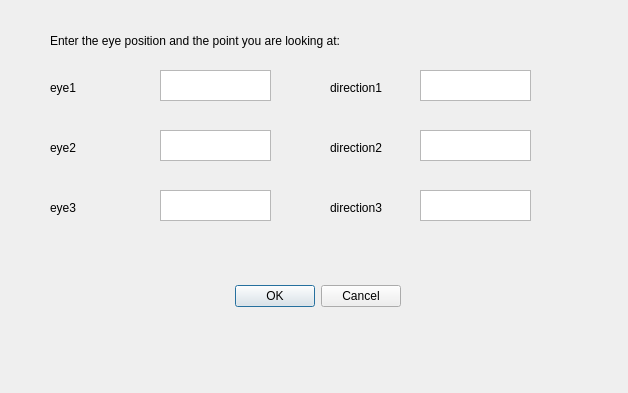
<?xml version="1.0" encoding="UTF-8"?>
<ui version="4.0">
 <class>DialogViewPosition</class>
 <widget class="QDialog" name="DialogViewPosition">
  <property name="geometry">
   <rect>
    <x>0</x>
    <y>0</y>
    <width>628</width>
    <height>393</height>
   </rect>
  </property>
  <property name="windowTitle">
   <string>Dialog</string>
  </property>
  <widget class="QDialogButtonBox" name="buttonBox">
   <property name="geometry">
    <rect>
     <x>60</x>
     <y>280</y>
     <width>341</width>
     <height>32</height>
    </rect>
   </property>
   <property name="orientation">
    <enum>Qt::Horizontal</enum>
   </property>
   <property name="standardButtons">
    <set>QDialogButtonBox::Cancel|QDialogButtonBox::Ok</set>
   </property>
  </widget>
  <widget class="QLabel" name="label_4">
   <property name="geometry">
    <rect>
     <x>50</x>
     <y>200</y>
     <width>55</width>
     <height>16</height>
    </rect>
   </property>
   <property name="text">
    <string>eye3</string>
   </property>
  </widget>
  <widget class="QTextEdit" name="textEdit_2">
   <property name="geometry">
    <rect>
     <x>160</x>
     <y>130</y>
     <width>111</width>
     <height>31</height>
    </rect>
   </property>
  </widget>
  <widget class="QTextEdit" name="textEdit_4">
   <property name="geometry">
    <rect>
     <x>160</x>
     <y>190</y>
     <width>111</width>
     <height>31</height>
    </rect>
   </property>
  </widget>
  <widget class="QTextEdit" name="textEdit">
   <property name="geometry">
    <rect>
     <x>160</x>
     <y>70</y>
     <width>111</width>
     <height>31</height>
    </rect>
   </property>
  </widget>
  <widget class="QTextEdit" name="textEdit_3">
   <property name="geometry">
    <rect>
     <x>420</x>
     <y>70</y>
     <width>111</width>
     <height>31</height>
    </rect>
   </property>
  </widget>
  <widget class="QLabel" name="label_6">
   <property name="geometry">
    <rect>
     <x>330</x>
     <y>80</y>
     <width>61</width>
     <height>16</height>
    </rect>
   </property>
   <property name="text">
    <string>direction1</string>
   </property>
  </widget>
  <widget class="QLabel" name="label_2">
   <property name="geometry">
    <rect>
     <x>50</x>
     <y>80</y>
     <width>55</width>
     <height>16</height>
    </rect>
   </property>
   <property name="text">
    <string>eye1</string>
   </property>
  </widget>
  <widget class="QTextEdit" name="textEdit_5">
   <property name="geometry">
    <rect>
     <x>420</x>
     <y>130</y>
     <width>111</width>
     <height>31</height>
    </rect>
   </property>
  </widget>
  <widget class="QLabel" name="label">
   <property name="geometry">
    <rect>
     <x>50</x>
     <y>20</y>
     <width>461</width>
     <height>41</height>
    </rect>
   </property>
   <property name="text">
    <string>Enter the eye position and the point you are looking at:</string>
   </property>
  </widget>
  <widget class="QLabel" name="label_3">
   <property name="geometry">
    <rect>
     <x>50</x>
     <y>140</y>
     <width>55</width>
     <height>16</height>
    </rect>
   </property>
   <property name="text">
    <string>eye2</string>
   </property>
  </widget>
  <widget class="QLabel" name="label_5">
   <property name="geometry">
    <rect>
     <x>330</x>
     <y>140</y>
     <width>61</width>
     <height>16</height>
    </rect>
   </property>
   <property name="text">
    <string>direction2</string>
   </property>
  </widget>
  <widget class="QLabel" name="label_7">
   <property name="geometry">
    <rect>
     <x>330</x>
     <y>200</y>
     <width>71</width>
     <height>16</height>
    </rect>
   </property>
   <property name="text">
    <string>direction3</string>
   </property>
  </widget>
  <widget class="QTextEdit" name="textEdit_6">
   <property name="geometry">
    <rect>
     <x>420</x>
     <y>190</y>
     <width>111</width>
     <height>31</height>
    </rect>
   </property>
  </widget>
 </widget>
 <resources/>
 <connections>
  <connection>
   <sender>buttonBox</sender>
   <signal>accepted()</signal>
   <receiver>DialogViewPosition</receiver>
   <slot>accept()</slot>
   <hints>
    <hint type="sourcelabel">
     <x>248</x>
     <y>254</y>
    </hint>
    <hint type="destinationlabel">
     <x>157</x>
     <y>274</y>
    </hint>
   </hints>
  </connection>
  <connection>
   <sender>buttonBox</sender>
   <signal>rejected()</signal>
   <receiver>DialogViewPosition</receiver>
   <slot>reject()</slot>
   <hints>
    <hint type="sourcelabel">
     <x>316</x>
     <y>260</y>
    </hint>
    <hint type="destinationlabel">
     <x>286</x>
     <y>274</y>
    </hint>
   </hints>
  </connection>
 </connections>
</ui>
